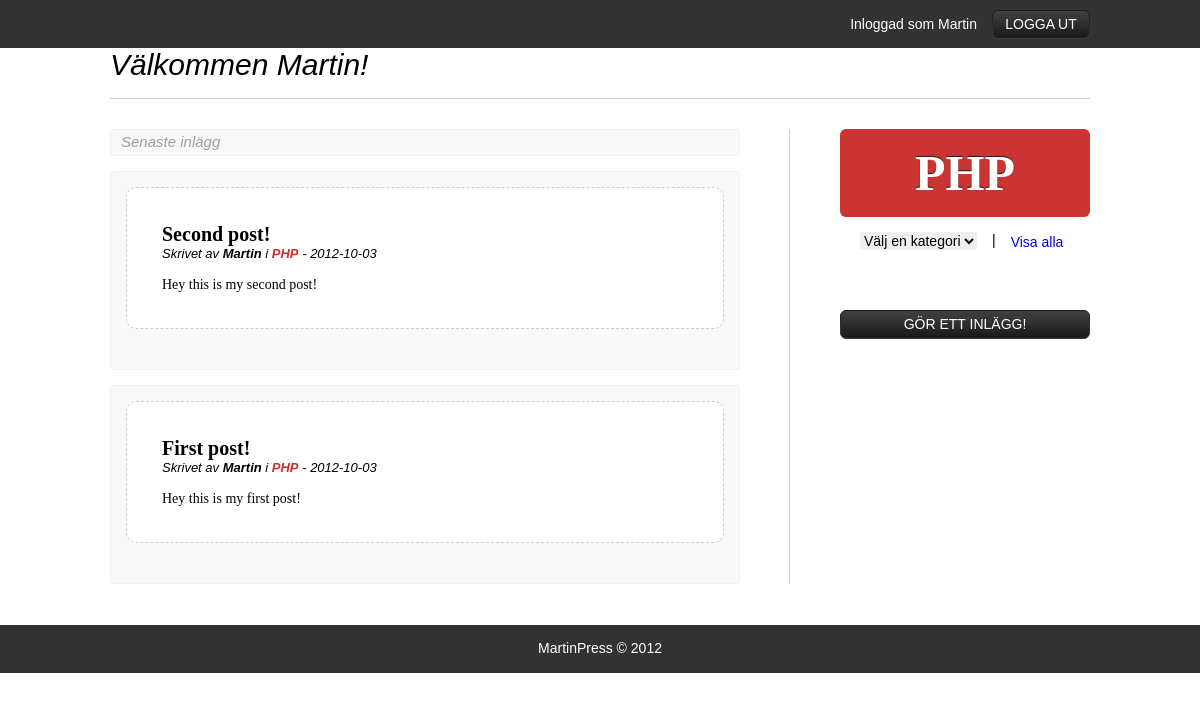
Page /index.php?catID=1 (signed in) on the committed database.
### tables this page shows
CREATE TABLE IF NOT EXISTS `mpposts` (
  `articleID` int(11) NOT NULL AUTO_INCREMENT,
  `title` varchar(50) NOT NULL,
  `content` text NOT NULL,
  `posted` date NOT NULL,
  `username` varchar(50) NOT NULL,
  `catID` int(11) NOT NULL,
  PRIMARY KEY (`articleID`),
  KEY `catID` (`catID`),
  KEY `username` (`username`)
);

CREATE TABLE IF NOT EXISTS `mpusers` (
  `userID` int(11) NOT NULL AUTO_INCREMENT,
  `username` varchar(50) NOT NULL,
  `password` varchar(50) NOT NULL,
  `email` varchar(50) NOT NULL,
  PRIMARY KEY (`userID`)
);

CREATE TABLE IF NOT EXISTS `mpcategory` (
  `catID` int(11) NOT NULL AUTO_INCREMENT,
  `catname` varchar(50) NOT NULL,
  PRIMARY KEY (`catID`)
);

### functions.php (called while the page is built, shortened)
<?php
function getCat()
	{
		global $dbConn;
		$sql = "SELECT catID, catname FROM mpcategory";
		$res = mysqli_query($dbConn, $sql);
		while($row = mysqli_fetch_assoc($res))
			{
				$catID = $row['catID'];
			}
	}
?>

### content.php (the view, shortened to what this page needs)
<div id="content-top">
	<p>Välkommen <?php echo $user; ?>!</p>
</div>
<div id="content-middle">
	<div class="left">
		<div class="bar">
			<h3>Senaste inlägg</h3>
		</div>
		<?php
		if(isset($_GET['catID']))
			{
				$catID = (int) $_GET['catID'];
				$sql = "SELECT mpp.*, mpc.*, mpu.username, mpu.userID FROM mpposts mpp
						INNER JOIN mpusers mpu ON mpp.username = mpu.username
						INNER JOIN mpcategory mpc ON mpc.catID = mpp.catID
						WHERE mpp.catID = $catID
						ORDER BY mpp.articleID DESC";
				$res = mysqli_query($dbConn, $sql);
				while($row = mysqli_fetch_assoc($res))
				{
					echo "<div class='post-box'>";
					echo "<div class='box'>";
					echo "<h2>" . $row['title'] . "</h2>";
					echo "<p class='author'>Skrivet av <b>" . $row['username'] . "</b> i <a href='index.php?catID=$catID'><b style='color: #cc2f2f;'>" . $row['catname'] . "</b></a> - " . $row['posted'] ."</p><br>";
					echo $row['content'];
					echo "</div>";
					echo "</div>";
				}
			}
		else
			{
				writePosts();
			}
	?>
	</div>
	<div class="right">
		<?php
		if(isset($_GET['catID']))
			{
				$catID = $_GET['catID'];
				$sql = "SELECT catID, catname FROM mpcategory WHERE catID = $catID";
				$res = mysqli_query($dbConn, $sql);
				while($row = mysqli_fetch_assoc($res))
					{
					echo "<h2 class='catname'>" . $row['catname'] . "</h2>";
					echo "<div class='choosecat'>
							<form method='get' action='index.php'>
								<select onchange='submit()' name='catID'>
									<option value='0'>Välj en kategori</option>";
									echo getCat();
								echo "</select>
							</form>
							<p> | </p>
							<a href='index.php'>Visa alla</a>
							<a href='post.php?catID=$catID' id='post' class='iframe'>GÖR ETT INLÄGG!</a>
						</div>";
					}
			}
		?>
	</div>
</div>

### index.php (shortened to what this page needs)
<?php
include("functions.php");
include("db.php");
?>
<!DOCTYPE html>
<html>
	<head>
		<link href="style.css" rel="stylesheet" type="text/css">
		<link href="fancybox/jquery.fancybox-1.3.4.css" rel="stylesheet" type="text/css" media="screen" />
	</head>
	<body>
		<div id="wrapper">
			<div id="header">
				<?php
				if(isset($_SESSION['username']))
					{
						$user = $_SESSION['username'];
						echo "<ul>";
						echo "<li>";
						echo "Inloggad som " . $user;
						echo "<a class='logga_ut' href='logout.php'><button>LOGGA UT</button></a>";
						echo "</li>";
						echo "</ul>";
					}
				?>
			</div>
			<div id="content">
			<?php
			if(isset($_SESSION['username']))
				{
					include("content.php");
				}
			?>
			</div>
		</div>
		<div id="footer">
			<p>MartinPress © 2012</p>
		</div>
	</body>
</html>

### style.css (style rules this page uses)
﻿html, input, label, button, form, body, li, ul, a, p, h1, h2, h3, select, textarea { margin: 0px; padding: 0px; list-style: none; text-decoration: none; font-family: Cambria, Verdana, sans-serif; }
body { background: #fff url("img/bg.png")repeat-x; overflow-y: scroll; }
#wrapper { position: relative; width: 980px; min-height: 500px; margin: 0px auto; }
#header { color: #fff; float: left; width: 980px; height: 48px; line-height: 48px; }
#header ul { float: right; height: 49px; }
#header li { float: left; margin-left: 15px; height: 48px; line-height: 48px; }
#header a { font-size: 14px; color: #fff; }
#header .logga_ut { margin-left: 15px; }
#header .logga_ut button { background: url("img/button_top.png")no-repeat; width: 98px; height: 29px; border: none; color: #fff; cursor: pointer; font-size: 14px; }
#content { float: left; width: 980px; }
#content-top p { font-size: 30px; font-style: italic; }
#content-top { height: 50px; border-bottom: 1px solid rgba(0, 0, 0, 0.2); }
#content-middle .bar { background: #f9f9f9; height: 25px; border: 1px solid #f1f1f1; border-radius: 3px; }
#content-middle .choosecat { display: block; float: left; font-size: 14px; width: 250px; margin: 15px auto; }
#content-middle .choosecat a { float: left; margin-left: 15px; margin-top: 2px; }
#content-middle .choosecat p { float: left; margin-left: 15px; }
#content-middle .choosecat form { float: left; margin-left: 20px; }
#content-middle .choosecat form select { border-radius: 2px; border: none; font-size: 14px; }
#content-middle h3 { color: #9d9d9d; font-size: 15px; font-style: italic; font-weight: normal; padding-left: 10px; padding-top: 3px; float: left; }
#content-middle .left { float: left; width: 630px; padding-right: 49px; margin-top: 30px; border-right: 1px solid #ccc; }
#content-middle .post-box { background: #f9f9f9; border: 1px solid #f1f1f1; border-radius: 3px; padding: 15px; margin-top: 15px; padding-bottom: 40px; }
#content-middle .box { background: #fff; border: 1px dashed #ccc; border-radius: 10px; padding: 35px; }
#content-middle .box h2 { font-size: 20px; }
#content-middle .author { font-size: 13px; font-style: italic; }
#content-middle .right { float: right; width: 250px; padding-left: 50px; margin-top: 30px; }
#content-middle .catname { background: #cc3333; padding: 15px; text-align: center; font-size: 50px; color: #fff; border-radius: 6px; text-shadow: 0 -1px 1px #222; }
#content-middle #post { background: url("img/button_right.png")no-repeat; width: 250px; height: 29px; border: none; color: #fff; cursor: pointer; display: block; margin-top: 60px!important; margin-left: 0px!important; text-align: center; line-height: 29px; }
#footer { background: #000 url("img/bg_footer.png")repeat-x; height: 49px; width: 100%; float: left; text-align: center; line-height: 49px; margin-top: 40px; }
#footer p { color: #fff; }

### rows in the picture
mpposts: title "Second post!", mpusers.username "Martin", catID.catname "PHP", posted "2012-10-03", content "Hey this is my second post!"
mpposts: title "First post!", mpusers.username "Martin", catID.catname "PHP", posted "2012-10-03", content "Hey this is my first post!"
mpcategory: catname "PHP"

### other values in the picture
$user "Martin"
